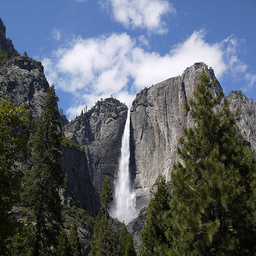
#> input picture datasets/bdd100k/testA/2011-05-26 15_06_01.jpg, 256 x 256 px; its folder holds 4 pictures in this run
$ python resize_script.py   (older library calls are emulated)
#> lines starting #> are read from the running program, lines starting #| are printed output that depends on the picture
from PIL import Image
import os, sys

path = "testA/"
path_re = path + "resized/"
dirs = os.listdir( path )
final_size = 244;

def resize_aspect_fit():
    for item in dirs:
         print("Current item: " + path+item)
         if item == '.DS_Store':
             continue
         if os.path.isfile(path+item):
             im = Image.open(path+item)
#> im is the input picture: PIL image 256x256 RGB; mean R, G, B 90.1, 97.4, 105.1
             f, e = os.path.splitext(path+item)
             size = im.size
#> size = (256, 256)
             ratio = float(final_size) / max(size)
#> ratio = 0.953
             new_image_size = tuple([int(x*ratio) for x in size])
#> new_image_size = (244, 244)
             im = im.resize(new_image_size, Image.ANTIALIAS)
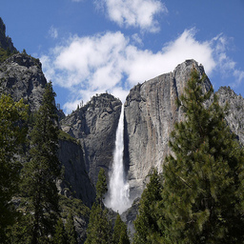
#> im: PIL image 244x244 RGB; mean R, G, B 90.1, 97.4, 105.1
             new_im = Image.new("RGB", (final_size, final_size))
#> new_im: PIL image 244x244 RGB; every value is 0
             new_im.paste(im, ((final_size-new_image_size[0])//2, (final_size-new_image_size[1])//2))
             new_im.save(path_re + "resized_" + item, 'JPEG', quality=90)
             print("Saving rezised to: " + path_re + "resized_" + item)
#> pass 2 of the loop in resize_aspect_fit, `for item in dirs:`:
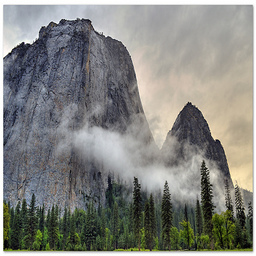
#> input picture datasets/bdd100k/testA/2011-06-04 19_38_11.jpg, 256 x 256 px
#> in resize_aspect_fit, im is the input picture: PIL image 256x256 RGB; mean R, G, B 131.3, 131.8, 127.4
#> in resize_aspect_fit, `im = im.resize(new_image_size, Image.ANTIALIAS)`:
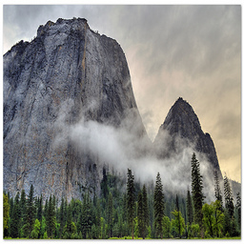
#> im: PIL image 244x244 RGB; mean R, G, B 131.3, 131.8, 127.4
#> pass 3 of the loop in resize_aspect_fit, `for item in dirs:`:
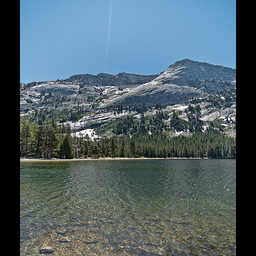
#> input picture datasets/bdd100k/testA/2011-07-22 18_53_10.jpg, 256 x 256 px
#> in resize_aspect_fit, im is the input picture: PIL image 256x256 RGB; mean R, G, B 81, 99.2, 106.5
#> in resize_aspect_fit, `im = im.resize(new_image_size, Image.ANTIALIAS)`:
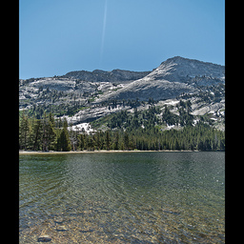
#> im: PIL image 244x244 RGB; mean R, G, B 81, 99.2, 106.5
#> the loop made 4 passes; the first 3 are shown
resize_aspect_fit()
